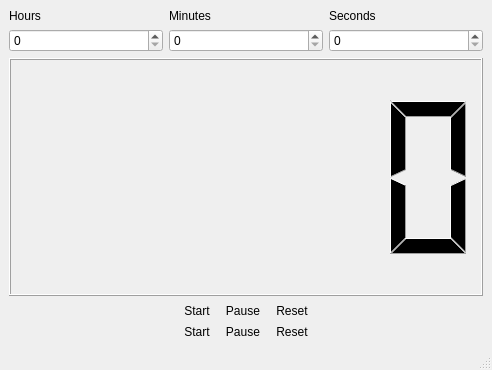
<?xml version="1.0" encoding="UTF-8"?>
<ui version="4.0">
 <class>MainWindow</class>
 <widget class="QMainWindow" name="MainWindow">
  <property name="geometry">
   <rect>
    <x>0</x>
    <y>0</y>
    <width>492</width>
    <height>370</height>
   </rect>
  </property>
  <property name="windowTitle">
   <string>PyTimer</string>
  </property>
  <property name="windowIcon">
   <iconset resource="resources.qrc">
    <normaloff>:/icons/gui-icon.png</normaloff>:/icons/gui-icon.png</iconset>
  </property>
  <widget class="QWidget" name="centralwidget">
   <layout class="QVBoxLayout" name="verticalLayout_8">
    <item>
     <layout class="QVBoxLayout" name="verticalLayout_7">
      <item>
       <layout class="QHBoxLayout" name="horizontalLayout_2">
        <item>
         <layout class="QVBoxLayout" name="verticalLayout">
          <item>
           <widget class="QLabel" name="label">
            <property name="text">
             <string>Hours</string>
            </property>
           </widget>
          </item>
          <item>
           <widget class="QSpinBox" name="spinBox_hours"/>
          </item>
         </layout>
        </item>
        <item>
         <layout class="QVBoxLayout" name="verticalLayout_2">
          <item>
           <widget class="QLabel" name="label_2">
            <property name="text">
             <string>Minutes</string>
            </property>
           </widget>
          </item>
          <item>
           <widget class="QSpinBox" name="spinBox_minutes"/>
          </item>
         </layout>
        </item>
        <item>
         <layout class="QVBoxLayout" name="verticalLayout_3">
          <item>
           <widget class="QLabel" name="label_3">
            <property name="text">
             <string>Seconds</string>
            </property>
           </widget>
          </item>
          <item>
           <widget class="QSpinBox" name="spinBox_seconds"/>
          </item>
         </layout>
        </item>
       </layout>
      </item>
      <item>
       <widget class="QLCDNumber" name="lcdNumber">
        <property name="sizePolicy">
         <sizepolicy hsizetype="Expanding" vsizetype="Expanding">
          <horstretch>0</horstretch>
          <verstretch>0</verstretch>
         </sizepolicy>
        </property>
        <property name="font">
         <font>
          <family>MS Shell Dlg 2</family>
         </font>
        </property>
       </widget>
      </item>
      <item>
       <layout class="QHBoxLayout" name="horizontalLayout">
        <item>
         <spacer name="horizontalSpacer">
          <property name="orientation">
           <enum>Qt::Horizontal</enum>
          </property>
          <property name="sizeHint" stdset="0">
           <size>
            <width>40</width>
            <height>20</height>
           </size>
          </property>
         </spacer>
        </item>
        <item>
         <layout class="QVBoxLayout" name="verticalLayout_4">
          <item>
           <widget class="QToolButton" name="toolButton_start">
            <property name="enabled">
             <bool>true</bool>
            </property>
            <property name="sizePolicy">
             <sizepolicy hsizetype="Minimum" vsizetype="Minimum">
              <horstretch>0</horstretch>
              <verstretch>0</verstretch>
             </sizepolicy>
            </property>
            <property name="autoFillBackground">
             <bool>false</bool>
            </property>
            <property name="styleSheet">
             <string notr="true">QToolButton{
background:transparent;
border: none;
}</string>
            </property>
            <property name="text">
             <string>Start</string>
            </property>
            <property name="icon">
             <iconset resource="resources.qrc">
              <normaloff>:/icons/play.png</normaloff>:/icons/play.png</iconset>
            </property>
            <property name="iconSize">
             <size>
              <width>48</width>
              <height>48</height>
             </size>
            </property>
            <property name="checkable">
             <bool>false</bool>
            </property>
            <property name="autoRaise">
             <bool>false</bool>
            </property>
           </widget>
          </item>
          <item>
           <widget class="QLabel" name="label_4">
            <property name="text">
             <string>Start</string>
            </property>
            <property name="alignment">
             <set>Qt::AlignCenter</set>
            </property>
           </widget>
          </item>
         </layout>
        </item>
        <item>
         <layout class="QVBoxLayout" name="verticalLayout_5">
          <item>
           <widget class="QToolButton" name="toolButton_pause">
            <property name="sizePolicy">
             <sizepolicy hsizetype="Minimum" vsizetype="Minimum">
              <horstretch>0</horstretch>
              <verstretch>0</verstretch>
             </sizepolicy>
            </property>
            <property name="styleSheet">
             <string notr="true">QToolButton{
background:transparent;
border: none;
}</string>
            </property>
            <property name="text">
             <string>Pause</string>
            </property>
            <property name="icon">
             <iconset resource="resources.qrc">
              <normaloff>:/icons/pause.png</normaloff>:/icons/pause.png</iconset>
            </property>
            <property name="iconSize">
             <size>
              <width>48</width>
              <height>48</height>
             </size>
            </property>
           </widget>
          </item>
          <item>
           <widget class="QLabel" name="label_5">
            <property name="text">
             <string>Pause</string>
            </property>
            <property name="alignment">
             <set>Qt::AlignCenter</set>
            </property>
           </widget>
          </item>
         </layout>
        </item>
        <item>
         <layout class="QVBoxLayout" name="verticalLayout_6">
          <item>
           <widget class="QToolButton" name="toolButton_reset">
            <property name="sizePolicy">
             <sizepolicy hsizetype="Minimum" vsizetype="Minimum">
              <horstretch>0</horstretch>
              <verstretch>0</verstretch>
             </sizepolicy>
            </property>
            <property name="styleSheet">
             <string notr="true">QToolButton{
background:transparent;
border: none;
}</string>
            </property>
            <property name="text">
             <string>Reset</string>
            </property>
            <property name="icon">
             <iconset resource="resources.qrc">
              <normaloff>:/icons/reset.png</normaloff>:/icons/reset.png</iconset>
            </property>
            <property name="iconSize">
             <size>
              <width>48</width>
              <height>48</height>
             </size>
            </property>
           </widget>
          </item>
          <item>
           <widget class="QLabel" name="label_6">
            <property name="text">
             <string>Reset</string>
            </property>
            <property name="alignment">
             <set>Qt::AlignCenter</set>
            </property>
           </widget>
          </item>
         </layout>
        </item>
        <item>
         <spacer name="horizontalSpacer_2">
          <property name="orientation">
           <enum>Qt::Horizontal</enum>
          </property>
          <property name="sizeHint" stdset="0">
           <size>
            <width>40</width>
            <height>20</height>
           </size>
          </property>
         </spacer>
        </item>
       </layout>
      </item>
     </layout>
    </item>
   </layout>
  </widget>
  <widget class="QMenuBar" name="menubar">
   <property name="geometry">
    <rect>
     <x>0</x>
     <y>0</y>
     <width>492</width>
     <height>21</height>
    </rect>
   </property>
  </widget>
  <widget class="QStatusBar" name="statusbar"/>
 </widget>
 <resources>
  <include location="resources.qrc"/>
 </resources>
 <connections/>
</ui>
